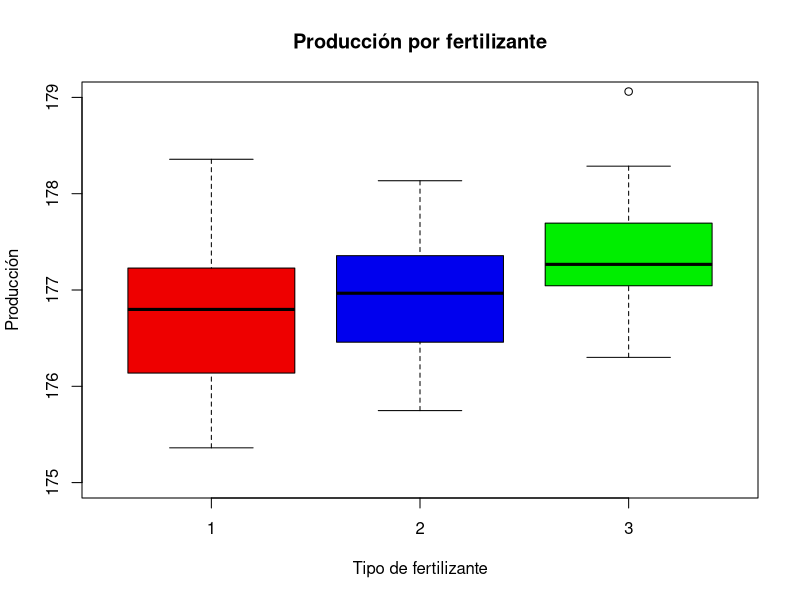
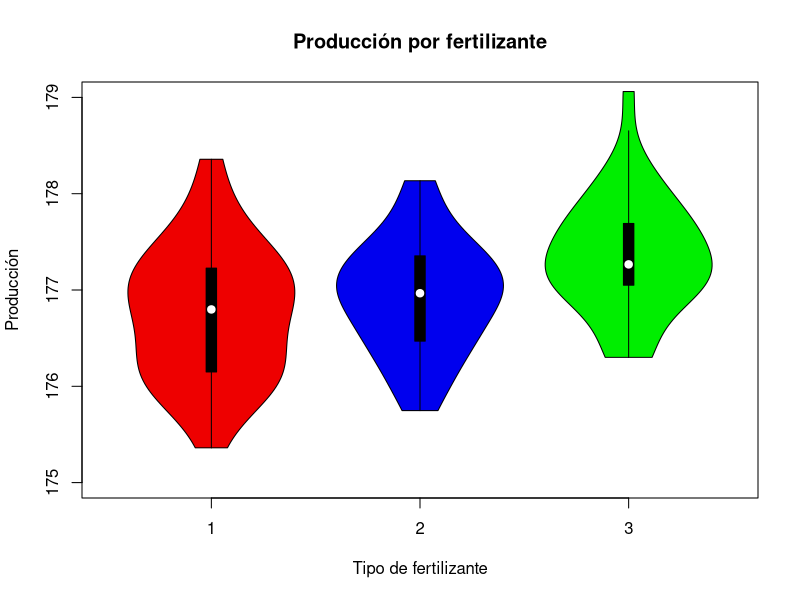
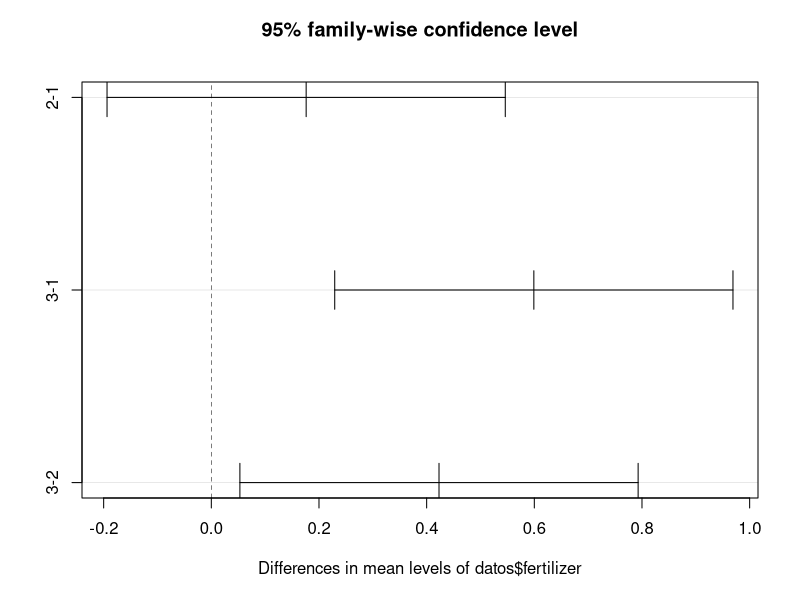
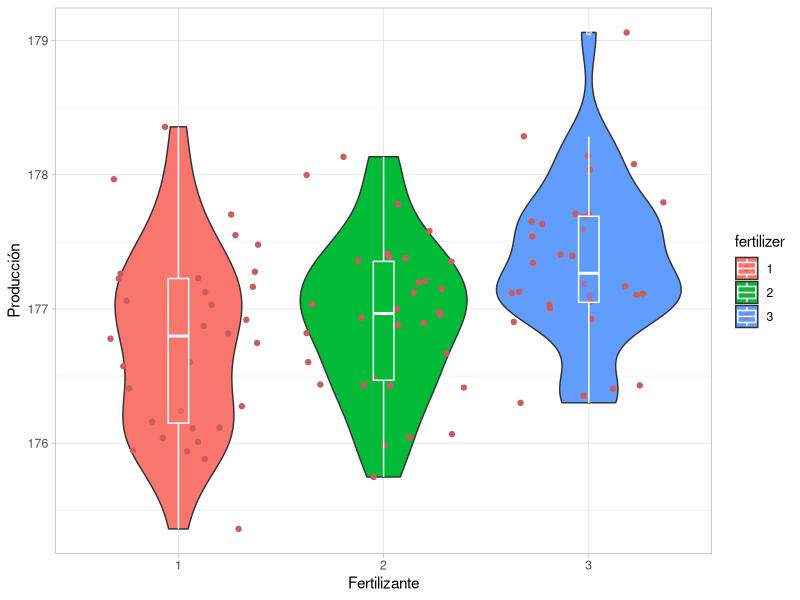

R code for these plots, in order:
# JAIRO ALBERTO LEAL GOMEZ
# 18/09/2025
# SEMANA 7

# SCRIPT 4

datos <- read.csv("crop.csv", header =  T)
datos

summary(datos)

# Las variables estan en numeros integrales y hay que modificar a factores
# Ya que el experimento hara la comparación por factores

datos$density <- as.factor(datos$density)
datos$block <- as.factor(datos$block)
datos$fertilizer <- as.factor(datos$fertilizer)

summary(datos)

boxplot(datos$yield ~ datos$fertilizer,
        main = "Producción por fertilizante",
        col= c("red2","blue2", "green2"),
        ylab = "Producción",
        xlab = "Tipo de fertilizante",
        ylim = c(175, 179))

library(vioplot)
vioplot(datos$yield ~ datos$fertilizer,
        main = "Producción por fertilizante",
        col= c("red2","blue2", "green2"),
        ylab = "Producción",
        xlab = "Tipo de fertilizante",
        ylim = c(175, 179))

tapply(datos$yield, datos$fertilizer, mean)
tapply(datos$yield, datos$fertilizer, sd)
tapply(datos$yield, datos$fertilizer, var)

# Prueba de normalidad

shapiro.test(datos$yield)

# Prueba de normalidad

shapiro.test(subset(datos$yield, datos$fertilizer == "1"))
shapiro.test(subset(datos$yield, datos$fertilizer == "2"))
shapiro.test(subset(datos$yield, datos$fertilizer == "3"))

# No hay diferencias significativas, los datos son normales

# Prueba homogeneidad de varianzas

# VAR.TEST ES PARA DOS FACTORES, DOS GRUPOS CON VARIANZAS
# var.test(datos$yield ~ datos$fertilizer) 

bartlett.test(datos$yield ~ datos$fertilizer)

# No hay diferencias entre las varianzas

datos.aov <- aov(datos$yield ~ datos$fertilizer)
summary(datos.aov)

# + para comparar dos variables
# * interacción


# LSD DETERMINAR EL VALOR Diferencia Mínima Significativa

qt(0.975, 93)

sqrt((2*0.3859)/32) * qt(0.975, 93)

tapply(datos$yield, datos$fertilizer, mean)

# F1 vs F2

176.9332 - 176.7570 # NO SUPERA EL VALOR DE LSD 0.3083992

# EL valor entre las medias, debe ser mayor que el LSD para que sean diferentes

# F2 vs F3

176.9332 - 177.3562 # SUPERA EL VALOR DE LSD 0.3083992

# F1 vs f3

176.7570 - 177.3562  # SUPERA EL VALOR DE LSD 0.3083992

# LSD ES MAS ROBUSTA PARA LA COMPARACIÓN DE LAS DIFERENCIAS

sqrt((2*0.3859)/32) * qtukey(0.95, nmeans = 3, df = 93)

0.3083992 # 300 kilos de dif con LSD mas sensible

0.5231185 # 500 kilos de dif con Tukey menos sensible

TukeyHSD(datos.aov)
plot(TukeyHSD(datos.aov))


library(ggplot2)

ggplot(datos, aes(x = fertilizer, y = yield, fill= fertilizer))+ 
  geom_violin()+
  geom_jitter(col = "indianred")+
  geom_boxplot(width=0.1, col = "white", alpha=0.5)+
  theme_light()+
  labs(x = "Fertilizante",
       y = "Producción")
